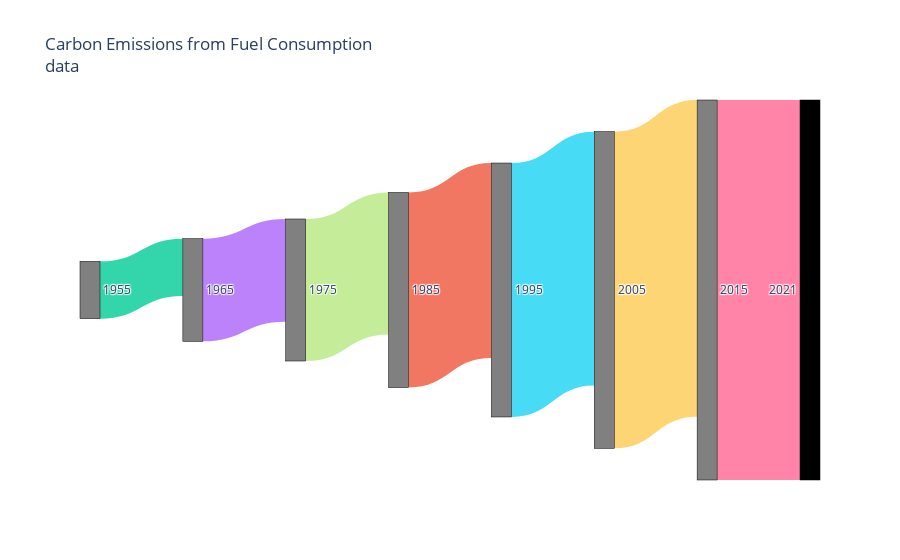
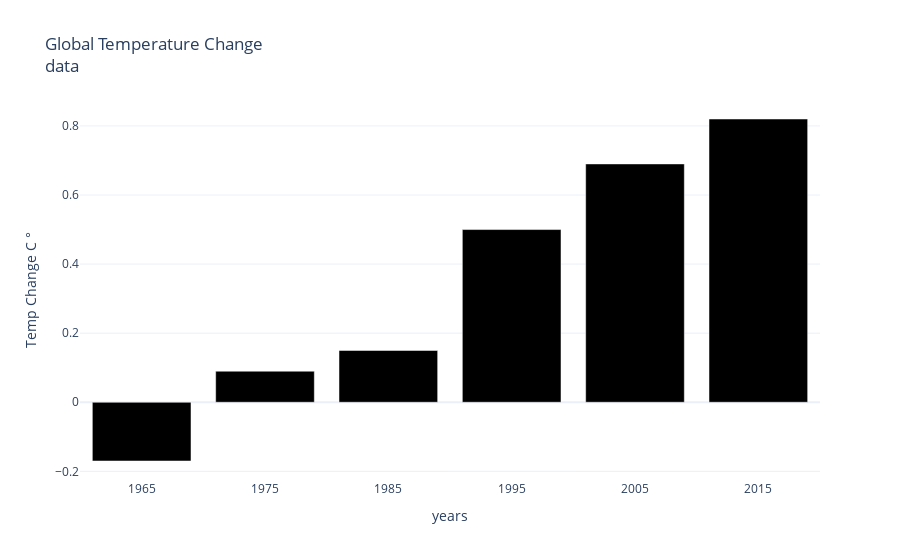

Write notebook code for charts like these, in order.
### Markdown cell above
Gas Emissions

### Code cell
import plotly.graph_objects as go
import pandas as pd

# Load the data (adjust the path/filename as needed)
df_emissions = pd.read_csv('https://raw.githubusercontent.com/plotly/Figure-Friday/refs/heads/main/2025/week-21/global.1751_2021.csv')

# Define the years you want to extract
years = [1965, 1975, 1985, 1995, 2005, 2015, 2021]

# Extract the relevant data
# Assuming the first column is named 'Year' and the 5th column has the correct label
emissions = df_emissions[df_emissions['Year'].isin(years)]['Carbon emissions from gas fuel consumption'].tolist()

# Sample data
data = {
    'source': [0, 1, 2, 3, 4, 5, 6],
    'target': [1, 2, 3, 4, 5, 6, 7],
    'value': emissions,
    'source_label': ['1955', '1965', '1975', '1985', '1995', '2005', '2015'],
    'target_label': ['1965', '1975', '1985', '1995', '2005', '2015', '2021'],
}
df = pd.DataFrame(data)

# Optional: Create labels from source and target
labels = list(pd.unique(df[['source_label', 'target_label']].values.ravel()))

# Map labels to indexes
label_map = {label: i for i, label in enumerate(labels)}
df['source'] = df['source_label'].map(label_map)
df['target'] = df['target_label'].map(label_map)

# default colors

colors =  ['rgba(0, 204, 150, 0.8)',
 'rgba(171, 99, 250, 0.8)',
 'rgba(182, 232, 128, 0.8)',
 'rgba(239, 85, 59, 0.8)',
 'rgba(25, 211, 243, 0.8)',
 'rgba(254, 203, 82, 0.8)',
 'rgba(255, 102, 146, 0.8)']

# Carbon Emissions from Gas
fig = go.Figure(data=[go.Sankey(
    arrangement='snap',
    node=dict(
        pad=15,
        thickness=20,
        line=dict(color="black", width=0.5),
        label=labels,
    ),
    link=dict(
        source=df['source'],
        target=df['target'],
        value=df['value'],
        color=colors
    )
)])
fig.update_traces(node_color = ['gray','gray','gray','gray','gray','gray','gray'])


fig.update_layout(title_text="Carbon Emissions from Fuel Consumption<br><a href='https://raw.githubusercontent.com/plotly/Figure-Friday/refs/heads/main/2025/week-21/global.1751_2021.csv' target='_blank'>data</a>", font_size=12)

fig.show()

# Global Temperatures
# https://www.ncei.noaa.gov/access/monitoring/climate-at-a-glance/global/time-series

# remove 1st 3 lines from file
df_temp_anomaly = pd.read_csv('https://raw.githubusercontent.com/rebeccapeltz/emissions/refs/heads/main/global-temp-anomaly-data.csv',skiprows=4)
#print(df_temp_anomaly.head())

temp_anomalies = df_temp_anomaly[df_temp_anomaly['Year'].isin(years)]['Anomaly'].tolist()
#print(temp_anomalies)


years = [ '1965', '1975', '1985','1995','2005','2015']
#temps = [-0.20,-0.17, 0.09, 0.15, 0.50, 0.69, 0.82]

# Create the bar chart
fig2 = go.Figure(data=[
    go.Bar(x=years, y=temp_anomalies, marker_color='black')
])

# Update layout (optional)
fig2.update_layout(
    title='Global Temperature Change<br><a href="https://raw.githubusercontent.com/rebeccapeltz/emissions/refs/heads/main/global-temp-anomaly-data.csv" target="_blank">data</a>',
    xaxis_title='years',
    yaxis_title='Temp Change C &#176;',
    template='plotly_white'
)

# Show the figure
fig2.show()

### Figure 1 — Plotly figure (JSON) as saved in the notebook; plotly's stock layout.template omitted (floating-point values rounded to 4 significant figures)
{"data": [{"arrangement": "snap", "link": {"color": ["rgba(0, 204, 150, 0.8)", "rgba(171, 99, 250, 0.8)", "rgba(182, 232, 128, 0.8)", "rgba(239, 85, 59, 0.8)", "rgba(25, 211, 243, 0.8)", "rgba(254, 203, 82, 0.8)", "rgba(255, 102, 146, 0.8)"], "source": [0, 1, 2, 3, 4, 5, 6], "target": [1, 2, 3, 4, 5, 6, 7], "value": [337, 604, 835, 1147, 1493, 1862, 2234]}, "node": {"color": ["gray", "gray", "gray", "gray", "gray", "gray", "gray"], "label": ["1955", "1965", "1975", "1985", "1995", "2005", "2015", "2021"], "line": {"color": "black", "width": 0.5}, "pad": 15, "thickness": 20}, "type": "sankey"}], "layout": {"font": {"size": 12}, "title": {"text": "Carbon Emissions from Fuel Consumption<br><a href='https://raw.githubusercontent.com/plotly/Figure-Friday/refs/heads/main/2025/week-21/global.1751_2021.csv' target='_blank'>data</a>"}}}

### Figure 2 — Plotly figure (JSON) as saved in the notebook; plotly's stock layout.template omitted (floating-point values rounded to 4 significant figures)
{"data": [{"marker": {"color": "black"}, "type": "bar", "x": ["1965", "1975", "1985", "1995", "2005", "2015"], "y": [-0.17, 0.09, 0.15, 0.5, 0.69, 0.82, 0.8]}], "layout": {"title": {"text": "Global Temperature Change<br><a href=\"https://www.ncei.noaa.gov/access/monitoring/climate-at-a-glance/global/time-series\" target=\"_blank\">data</a>"}, "xaxis": {"title": {"text": "years"}}, "yaxis": {"title": {"text": "Temp Change C &#176;"}}}}
